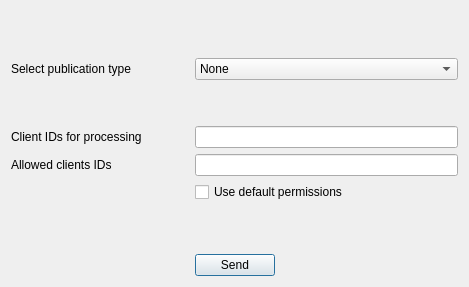
<?xml version="1.0" encoding="UTF-8"?>
<ui version="4.0">
 <class>publish_screen</class>
 <widget class="QDialog" name="publish_screen">
  <property name="geometry">
   <rect>
    <x>0</x>
    <y>0</y>
    <width>469</width>
    <height>287</height>
   </rect>
  </property>
  <property name="windowTitle">
   <string>CACIC - Publication</string>
  </property>
  <layout class="QGridLayout" name="gridLayout">
   <item row="5" column="1" colspan="2">
    <widget class="QLineEdit" name="ids_lineedit">
     <property name="sizePolicy">
      <sizepolicy hsizetype="Minimum" vsizetype="Minimum">
       <horstretch>0</horstretch>
       <verstretch>0</verstretch>
      </sizepolicy>
     </property>
    </widget>
   </item>
   <item row="4" column="0" colspan="3">
    <spacer name="verticalSpacer_3">
     <property name="orientation">
      <enum>Qt::Vertical</enum>
     </property>
     <property name="sizeType">
      <enum>QSizePolicy::Minimum</enum>
     </property>
     <property name="sizeHint" stdset="0">
      <size>
       <width>20</width>
       <height>40</height>
      </size>
     </property>
    </spacer>
   </item>
   <item row="9" column="1">
    <widget class="QPushButton" name="send_button">
     <property name="text">
      <string>Send</string>
     </property>
    </widget>
   </item>
   <item row="9" column="2">
    <spacer name="horizontalSpacer_2">
     <property name="orientation">
      <enum>Qt::Horizontal</enum>
     </property>
     <property name="sizeHint" stdset="0">
      <size>
       <width>40</width>
       <height>20</height>
      </size>
     </property>
    </spacer>
   </item>
   <item row="2" column="1" colspan="2">
    <widget class="QComboBox" name="type_box">
     <property name="sizePolicy">
      <sizepolicy hsizetype="Minimum" vsizetype="Minimum">
       <horstretch>0</horstretch>
       <verstretch>0</verstretch>
      </sizepolicy>
     </property>
     <item>
      <property name="text">
       <string>None</string>
      </property>
     </item>
     <item>
      <property name="text">
       <string>Aggregation</string>
      </property>
     </item>
    </widget>
   </item>
   <item row="6" column="0">
    <widget class="QLabel" name="label">
     <property name="sizePolicy">
      <sizepolicy hsizetype="Preferred" vsizetype="Minimum">
       <horstretch>0</horstretch>
       <verstretch>0</verstretch>
      </sizepolicy>
     </property>
     <property name="text">
      <string>Allowed clients IDs</string>
     </property>
    </widget>
   </item>
   <item row="7" column="1" colspan="2">
    <widget class="QCheckBox" name="default_check">
     <property name="text">
      <string>Use default permissions</string>
     </property>
    </widget>
   </item>
   <item row="9" column="0">
    <spacer name="horizontalSpacer">
     <property name="orientation">
      <enum>Qt::Horizontal</enum>
     </property>
     <property name="sizeHint" stdset="0">
      <size>
       <width>40</width>
       <height>20</height>
      </size>
     </property>
    </spacer>
   </item>
   <item row="5" column="0">
    <widget class="QLabel" name="label_2">
     <property name="text">
      <string>Client IDs for processing</string>
     </property>
    </widget>
   </item>
   <item row="6" column="1" colspan="2">
    <widget class="QLineEdit" name="idperms_lineedit">
     <property name="sizePolicy">
      <sizepolicy hsizetype="Minimum" vsizetype="Minimum">
       <horstretch>0</horstretch>
       <verstretch>0</verstretch>
      </sizepolicy>
     </property>
    </widget>
   </item>
   <item row="1" column="0" colspan="3">
    <spacer name="verticalSpacer_2">
     <property name="orientation">
      <enum>Qt::Vertical</enum>
     </property>
     <property name="sizeHint" stdset="0">
      <size>
       <width>20</width>
       <height>40</height>
      </size>
     </property>
    </spacer>
   </item>
   <item row="2" column="0">
    <widget class="QLabel" name="label_3">
     <property name="sizePolicy">
      <sizepolicy hsizetype="Minimum" vsizetype="Preferred">
       <horstretch>0</horstretch>
       <verstretch>0</verstretch>
      </sizepolicy>
     </property>
     <property name="text">
      <string>Select publication type</string>
     </property>
    </widget>
   </item>
   <item row="8" column="0" colspan="3">
    <spacer name="verticalSpacer">
     <property name="orientation">
      <enum>Qt::Vertical</enum>
     </property>
     <property name="sizeHint" stdset="0">
      <size>
       <width>20</width>
       <height>40</height>
      </size>
     </property>
    </spacer>
   </item>
  </layout>
 </widget>
 <resources/>
 <connections/>
</ui>
